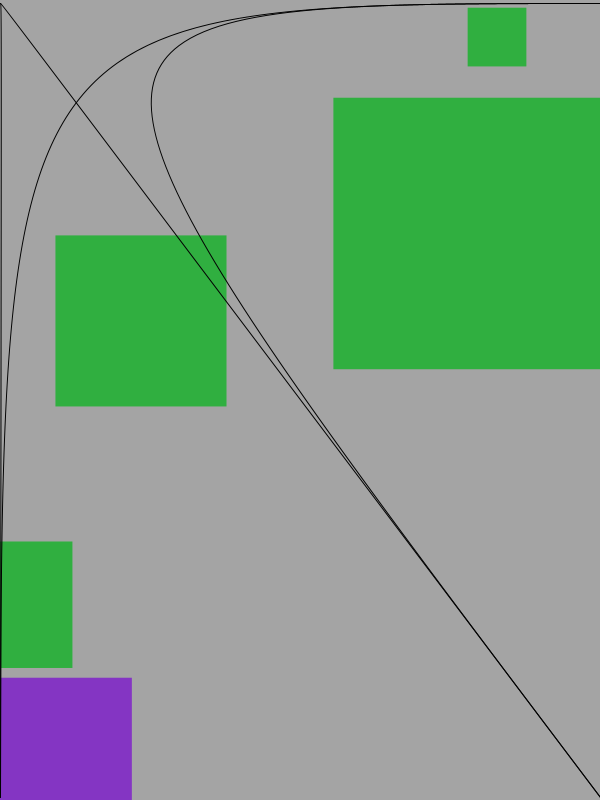
Frame 1 (no input)
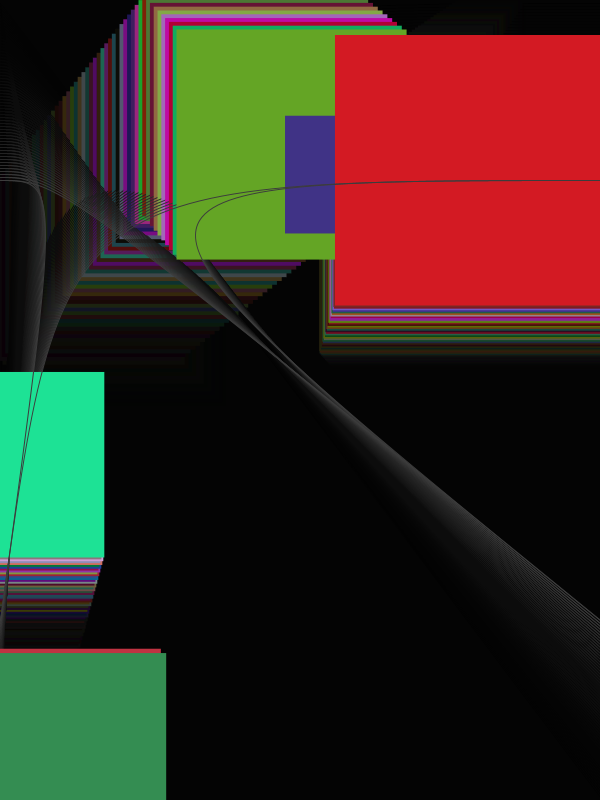
Frame 60 (the mouse pressed at the canvas centre just before this capture)
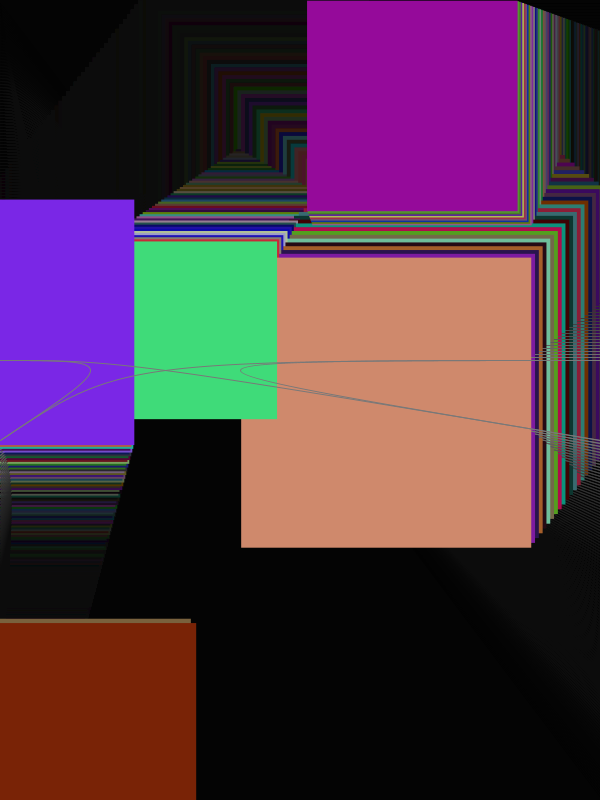
Frame 120 (the mouse held since frame 60 and released just before this capture)

The Processing sketch that drew these frames (run headless with seeded random() and noise(); from frame 60 on, the mouse is pressed at the canvas centre):

// Processing sketch: processing_23043
// ── processing_23043.pde

int x=0;
int speedx=1;
int y=0;
int speedy=3;
int r;
int trans=50;
int back = 0;
Thing thing1;
Thing thing2;
Thing thing3;
Thing thing4;
Thing thing5;

color c1 = color (random(0,255), random(0,255), random(0,255));
color c2 = color (random(0,255), random(0,255), random(0,255));
color c3 = color (random(0,255), random(0,255), random(0,255));
color c4 = color (random(0,255), random(0,255), random(0,255));
color c5 = color (random(0,255), random(0,255), random(0,255));






void setup()
  
  {
    rectMode(CENTER);
    size(600,800);
    smooth();
    thing1 = new Thing (random(0,width), random(0,height), random(50,300), random(-5,5), c1 );
    thing2 = new Thing (random(0,width), random(0,height), random(50,300), random(-5,5), c2);
    thing3 = new Thing (random(0,width), random(0,height), random(50,300), random(-5,5), c2);
    thing4 = new Thing (random(0,width), random(0,height), random(50,300), random(-5,5), c2);
    thing5 = new Thing (random(0,width), random(0,height), random(50,300), random(-5,5), c2);
  }
 
void draw()

  {
    
    thing1.move();
    thing2.move();
    thing3.move();
    thing4.move();
    thing5.move();
    thing1.coloring();
    thing2.coloring();
    thing3.coloring();
    thing4.coloring();
    thing5.coloring();
    
    fill(back,trans);
    noStroke();
    rect(width/2,height/2,width,height);
    noFill();
    x=x+speedx;
    y=y+speedy;
   
    if((x>width) || (x<0))
   
   {
 
     speedx=speedx*-1;
    
   }
 
    if((y>height)|| (y<0)){
 
    speedy=speedy*-1;
  }
  //back+=1;
  r+=1;
  trans-=1;
  stroke(r,r,r);
  bezier(0,y,x,y,x,y,width,height-y);
  bezier(0,height-y,x,y,x,y,width,y);
  bezier(0,height-y,x,y,x,y,0,y);
  bezier(width,height-y,x,y,x,y,width,y);
  //r=constrain(r,0,255);
  trans=constrain(trans,10,50);
}



class Thing {
//date (variables)
float growth = 1;
float xpos;
float ypos;
float radius;
float speedx;
float speedy;
color cor;
//constructor
Thing (float tempX, float tempY, float tempRadius, float tempSpeed, color tempColor){
xpos = tempX;
ypos = tempY;
radius = tempRadius;
speedy = tempSpeed;
speedx = tempSpeed;
cor = tempColor;
}
//methods and functions
void move () {
ypos +=speedy;
xpos +=speedx;
radius+=growth;
if ((ypos > ((height-radius/2)+1)) || ((ypos<(0+radius/2)-1))) {
speedy *= -1;
}
if (xpos > ((width-radius/2)+1) || (xpos<(0+radius/2)-1)) {
speedx *= -1;
}
if (radius<=50 || radius>=300) {
  growth *=-1;
}
  
  

noStroke();
fill (cor);

rect (xpos, ypos, radius, radius);
}

void coloring() {
 
 cor = color(random(0,255),random(0,255),random(0,255)); 
  
}

}
